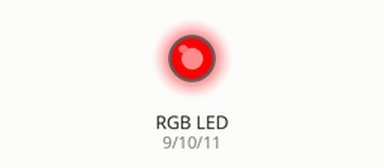
Bench run of a sketch on a simulated Arduino Uno, built with avr-gcc and run on an emulated ATmega328P. Parts: an RGB LED mixed from three pins (HIGH = lit).

Above: at 3.5 s.
At 9.5 s:
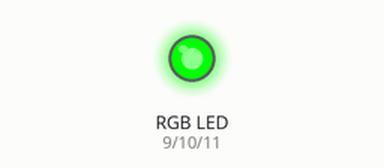
At 13.0 s:
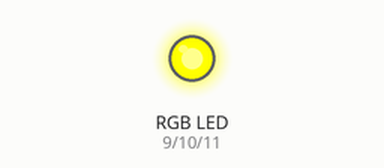
Timing chart, 0 to 18.2 s (numbered marks = the images above):
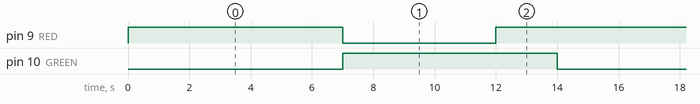

Measured:
- by itself, pin 9 (RED): repeats every 14.0 s: LOW 5.0 s, HIGH 9.0 s
- by itself, pin 10 (GREEN): alternates HIGH for 7.0 s and LOW for 7.0 s
- by itself, everything shown: repeats every 14.0 s, in 3 steps

The sketch:

20201007_RGB_trafficlight.ino
```cpp
void setup() {
  pinMode(9,OUTPUT);//RED
  pinMode(10,OUTPUT);//GREEN
  pinMode(11,OUTPUT);//BLUE
}

void loop() {
  digitalWrite(9,HIGH);
  delay(7000);
  digitalWrite(9,LOW);
  digitalWrite(10,HIGH);
  delay(5000);
  digitalWrite(9,HIGH);
  delay(2000);
  digitalWrite(10,LOW);
}
```
